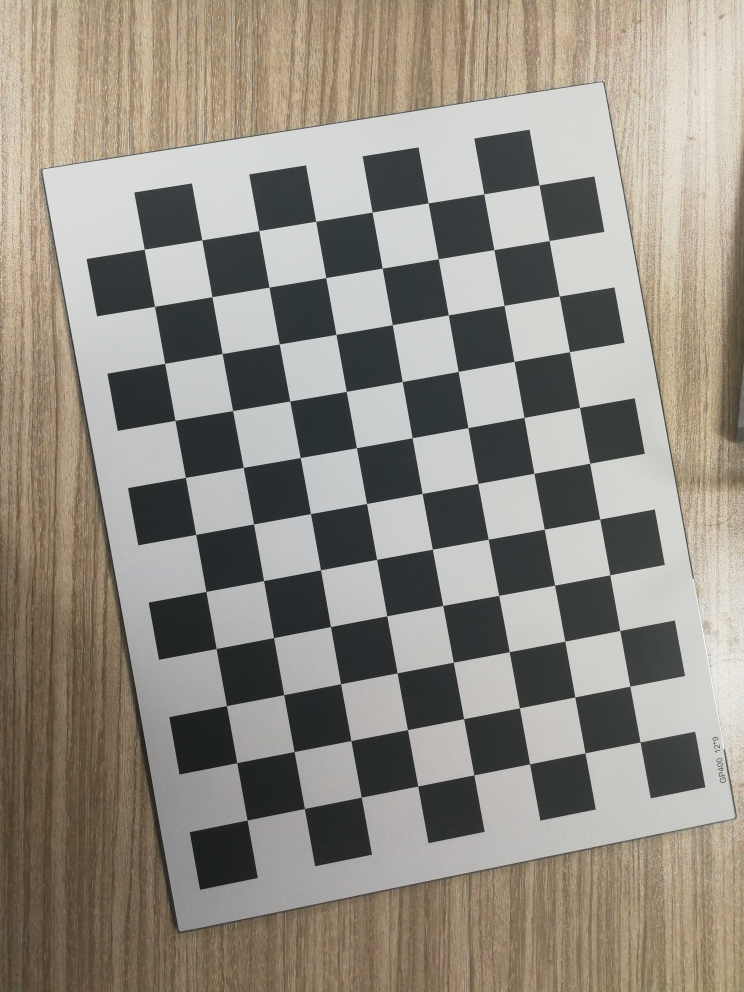
#> input picture image/1.jpg, 2976 x 3968 px (shown at 1/4 size); its folder holds 5 pictures in this run
$ python camera_calibration02.py
#> lines starting #> are read from the running program, lines starting #| are printed output that depends on the picture
# -*- coding: utf-8 -*-
"""
 author: weihuan
 date: 2020/9/12  8:55
"""
import numpy as np
import cv2
import glob

# termination criteria
# 设置寻找亚像素角点的参数，采用的停止准则是最大循环次数30和最大误差容限0.001
criteria = (cv2.TERM_CRITERIA_EPS + cv2.TERM_CRITERIA_MAX_ITER, 30, 0.001)

# prepare object points, like (0,0,0), (1,0,0), (2,0,0) ....,(6,5,0)
objp = np.zeros((11*8,3), np.float32)
objp[:,:2] = np.mgrid[0:11,0:8].T.reshape(-1,2)

# Arrays to store object points and image points from all the images.
objpoints = [] # 3d point in real world space
imgpoints = [] # 2d points in image plane.

images = glob.glob('image\*.jpg')

for fname in images:
    img = cv2.imread(fname)
#> img is the input picture: shape (3968, 2976, 3); mean B, G, R 130, 139.3, 145
    gray = cv2.cvtColor(img,cv2.COLOR_BGR2GRAY)
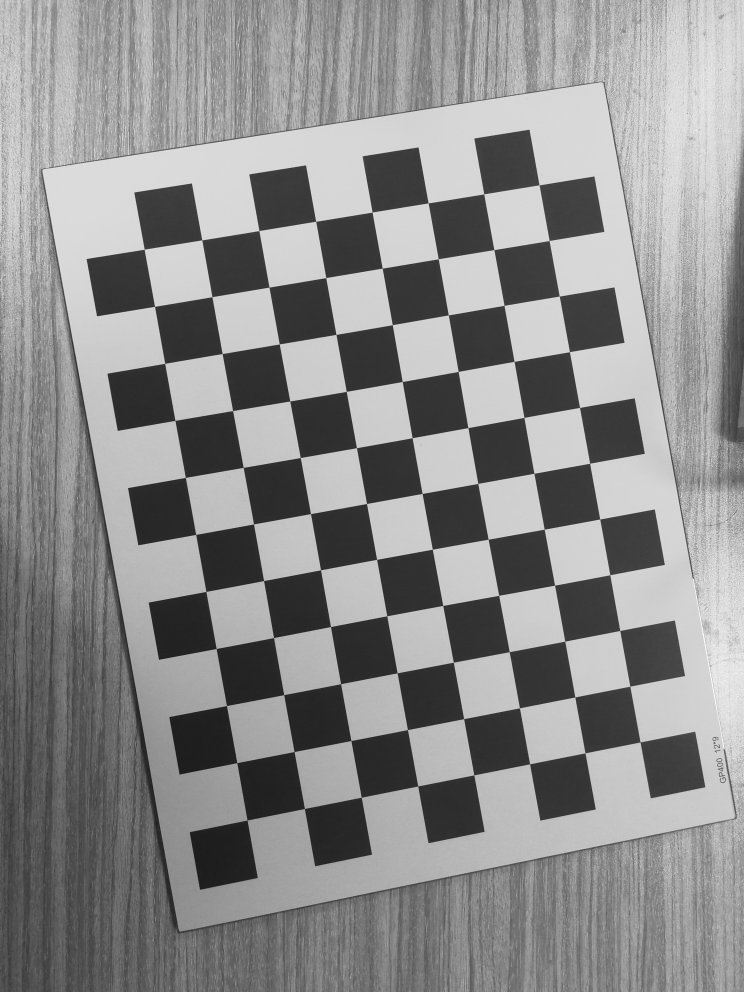
#> gray: shape (3968, 2976) (shown at 1/4 size); min 15, max 255, mean 139.9

    # Find the chess board corners
    # ret, corners = cv2.findChessboardCorners(gray, (7,6),None)
    ret, corners = cv2.findChessboardCorners(gray, (11,8),None)
#> ret = True; corners = 88 rows, first 8: [989.7, 3281.3], [948.8, 3052.3], [907.5, 2823.8], [866.1, 2595.4], [825.1, 2367], [784.4, 2139], [742.8, 1911.3], [701.4, 1683]

    # If found, add object points, image points (after refining them)
    if ret == True:
        objpoints.append(objp)

        corners2 = cv2.cornerSubPix(gray,corners,(11,11),(-1,-1),criteria)
#> corners2 = 88 rows, first 8: [989.6, 3281.4], [948.7, 3052.2], [907.4, 2823.8], [866.1, 2595.5], [825.2, 2367.2], [784.3, 2139.1], [742.8, 1911.1], [701.4, 1683.1]
        imgpoints.append(corners2)

        # Draw and display the corners
        img = cv2.drawChessboardCorners(img, (11,8), corners2,ret)

        cv2.namedWindow('demo', 0)
        cv2.imshow('demo',img)
        cv2.waitKey(500)
#> pass 2 of the loop `for fname in images:`:
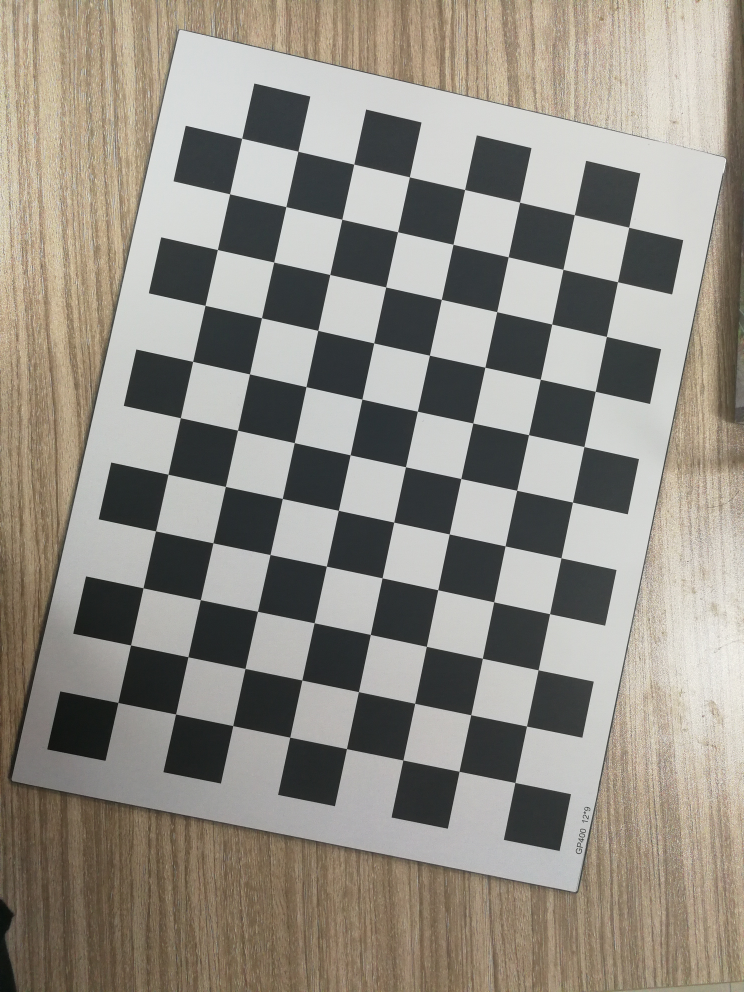
#> input picture image/2.jpg, 2976 x 3968 px (shown at 1/4 size)
#> img is the input picture: shape (3968, 2976, 3); mean B, G, R 131.6, 140.8, 145.8
#> `gray = cv2.cvtColor(img,cv2.COLOR_BGR2GRAY)`:
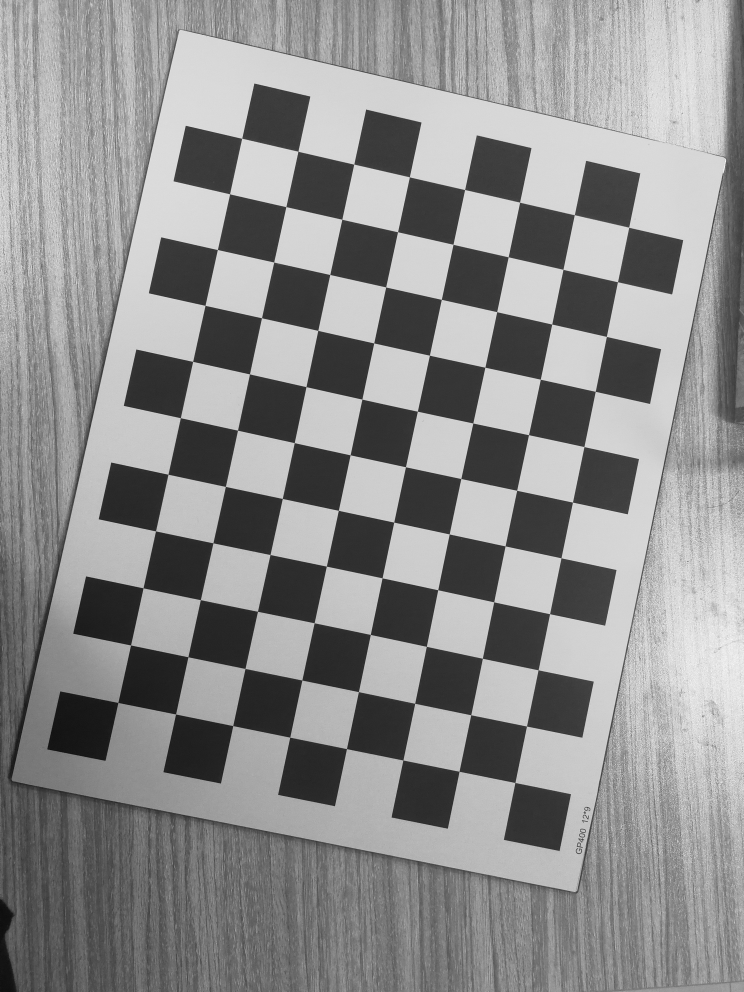
#> gray: shape (3968, 2976) (shown at 1/4 size); min 4, max 255, mean 141.2
#> corners = 88 rows, first 8: [472.9, 2811.1], [523.8, 2581.6], [573.4, 2352.7], [623.5, 2125], [673.4, 1898.3], [722.9, 1672.5], [772.2, 1447.2], [821.3, 1222.7]
#> corners2 = 88 rows, first 8: [472.9, 2811.3], [523.7, 2581.3], [573.6, 2352.8], [623.5, 2125], [673.4, 1898.4], [722.8, 1672.4], [772.1, 1447], [821.5, 1222.8]
#> pass 3 of the loop `for fname in images:`:
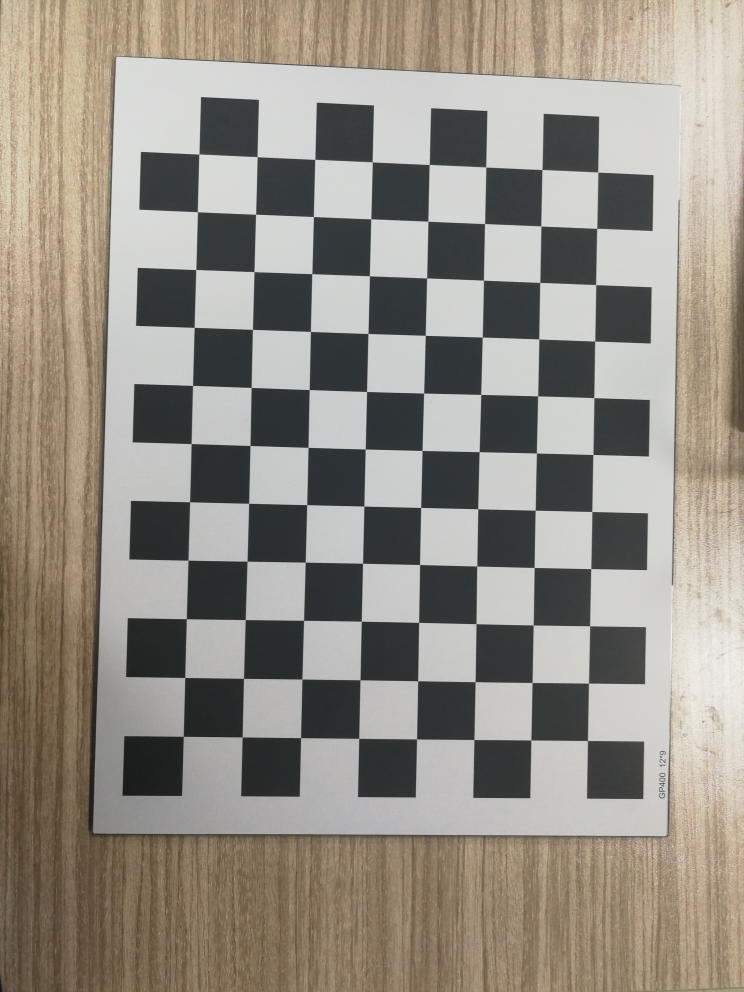
#> input picture image/3.jpg, 2976 x 3968 px (shown at 1/4 size)
#> img is the input picture: shape (3968, 2976, 3); mean B, G, R 132.5, 141.9, 147.9
#> `gray = cv2.cvtColor(img,cv2.COLOR_BGR2GRAY)`:
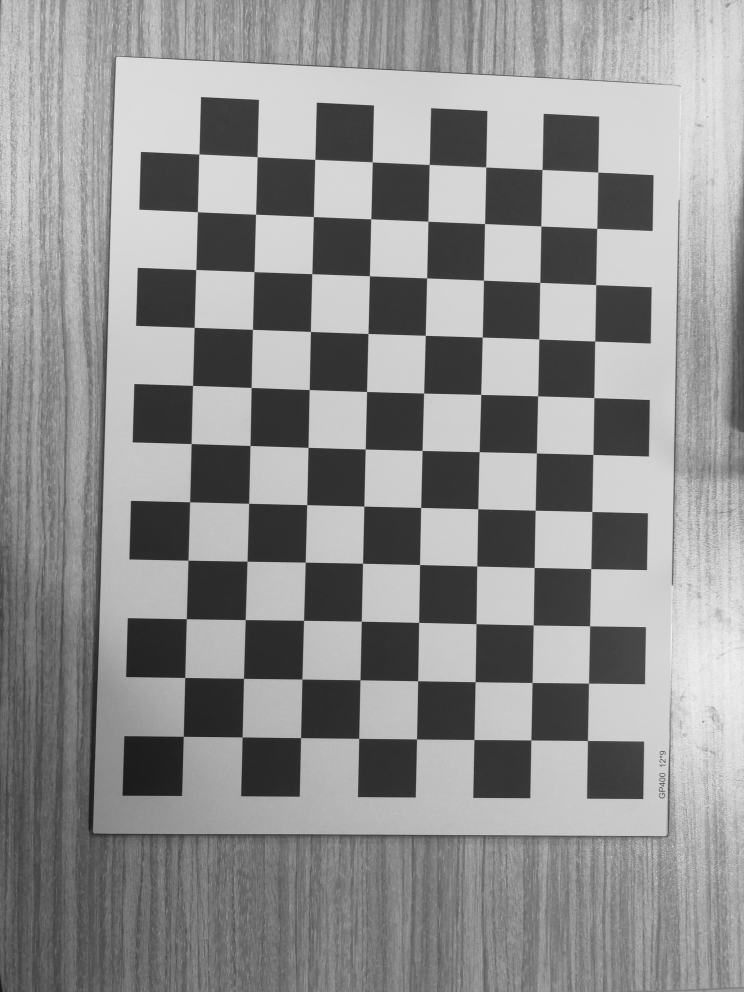
#> gray: shape (3968, 2976) (shown at 1/4 size); min 3, max 254, mean 142.6
#> corners = 88 rows, first 8: [734.6, 2946.5], [740.6, 2711.3], [746.8, 2476.4], [753.4, 2242], [759.9, 2008.6], [765.7, 1776.2], [771.8, 1542.6], [778.2, 1310.8]
#> corners2 = 88 rows, first 8: [734.5, 2946.5], [740.6, 2711.3], [746.7, 2476.5], [753.5, 2242.1], [760.1, 2008.6], [765.8, 1775.9], [771.6, 1543.1], [778, 1310.9]
#> the loop made 5 passes; the first 3 are shown

cv2.destroyAllWindows()

# Calibration
ret, mtx, dist, rvecs, tvecs = cv2.calibrateCamera(objpoints, imgpoints, gray.shape[::-1],None,None)
# save the data
np.savez('B.npz',ret=ret, mtx=mtx, dist=dist, rvecs=rvecs, tvecs=tvecs)
print(mtx)
# print('done');

# Undistortion
img = cv2.imread('image/1.jpg')
h,  w = img.shape[:2]
#> h = 3968; w = 2976
newcameramtx, roi=cv2.getOptimalNewCameraMatrix(mtx,dist,(w,h),1,(w,h))

# Using cv2.undistort()
# undistort
dst = cv2.undistort(img, mtx, dist, None, newcameramtx)
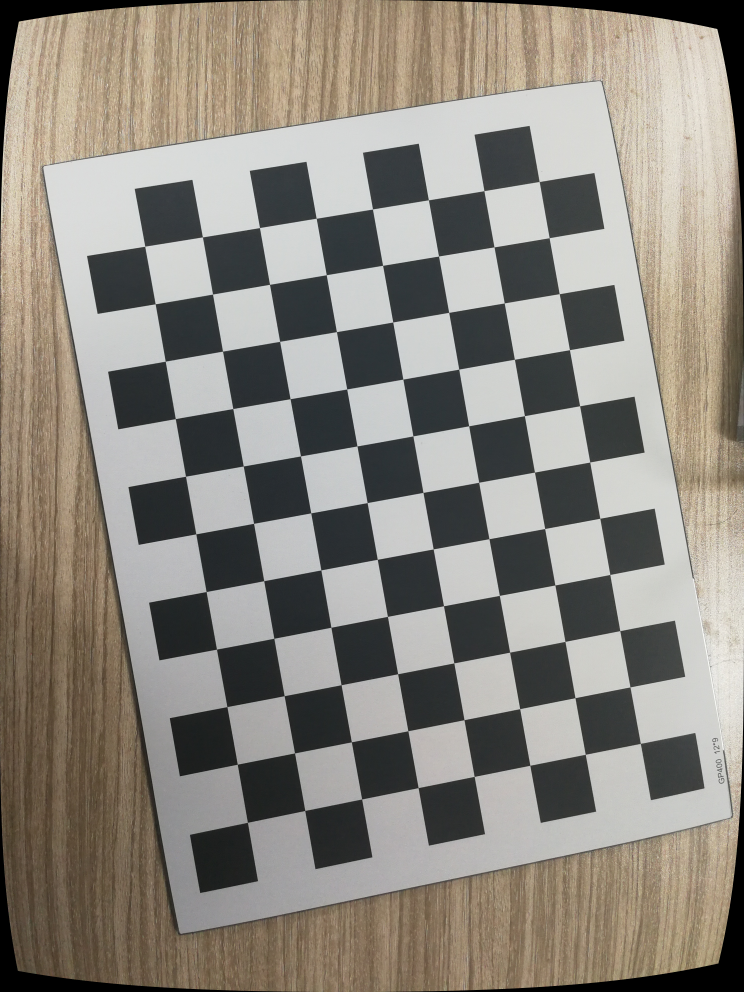
#> dst: shape (3968, 2976, 3) (shown at 1/4 size); mean B, G, R 126.6, 135.2, 140.5

# crop the image
x,y,w,h = roi
dst = dst[y:y+h, x:x+w]
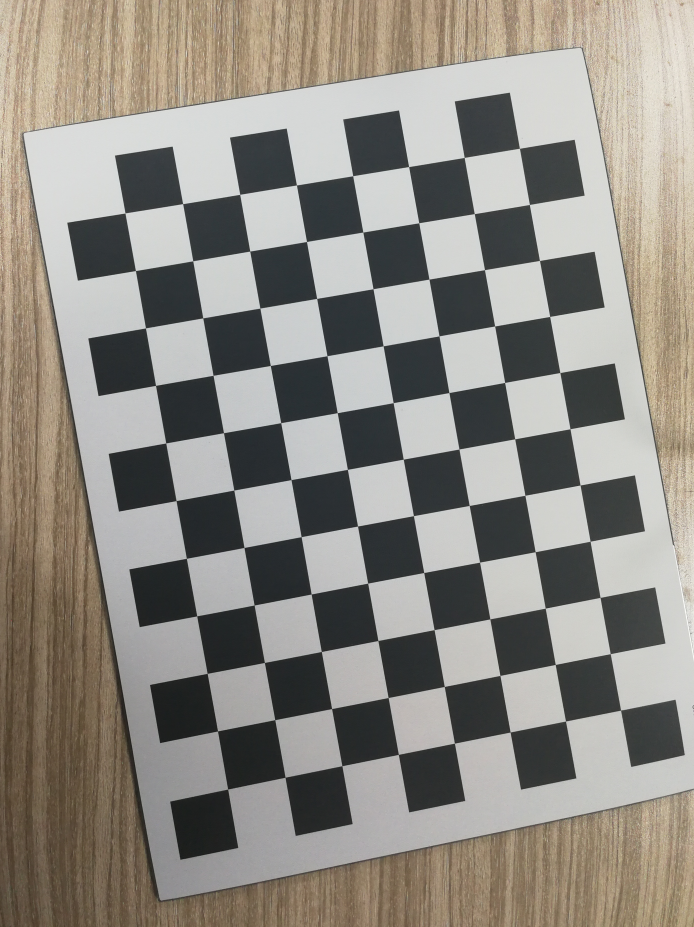
#> dst: shape (3707, 2776, 3) (shown at 1/4 size); mean B, G, R 130.8, 138.3, 142.4
cv2.imwrite('test.jpg',dst)

# [9 lines of commented-out code are left out]

mean_error = 0
tot_error = 0
for i in range(len(objpoints)):
    imgpoints2, _ = cv2.projectPoints(objpoints[i], rvecs[i], tvecs[i], mtx, dist)
    error = cv2.norm(imgpoints[i],imgpoints2, cv2.NORM_L2)/len(imgpoints2)
    tot_error += error

print ("total error: ", tot_error/len(objpoints))
